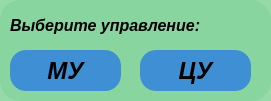
     <widget class="QFrame" name="frame_16">
      <property name="geometry">
       <rect>
        <x>650</x>
        <y>20</y>
        <width>271</width>
        <height>101</height>
       </rect>
      </property>
      <property name="styleSheet">
       <string notr="true">background-color: rgba(135, 212, 157,220); border-radius: 20</string>
      </property>
      <property name="frameShape">
       <enum>QFrame::StyledPanel</enum>
      </property>
      <property name="frameShadow">
       <enum>QFrame::Raised</enum>
      </property>
      <widget class="QLabel" name="label_18">
       <property name="geometry">
        <rect>
         <x>10</x>
         <y>10</y>
         <width>251</width>
         <height>31</height>
        </rect>
       </property>
       <property name="font">
        <font>
         <family>Arial</family>
         <pointsize>12</pointsize>
         <weight>75</weight>
         <italic>true</italic>
         <bold>true</bold>
        </font>
       </property>
       <property name="styleSheet">
        <string notr="true">background-color: rgba(135, 212, 157,0); border-radius: 20</string>
       </property>
       <property name="text">
        <string>Выберите управление:</string>
       </property>
      </widget>
      <widget class="QPushButton" name="pushButton_8">
       <property name="geometry">
        <rect>
         <x>10</x>
         <y>50</y>
         <width>111</width>
         <height>41</height>
        </rect>
       </property>
       <property name="font">
        <font>
         <family>Arial</family>
         <pointsize>18</pointsize>
         <weight>75</weight>
         <italic>true</italic>
         <bold>true</bold>
        </font>
       </property>
       <property name="styleSheet">
        <string notr="true">#pushButton_8{
border-radius: 16;
background-color: rgba(0, 85, 255,140);
}

#pushButton_8:hover{
	background-color: rgba(0, 85, 255,120);
}

#pushButton_8:pressed {
	background-color: rgba(0, 85, 255,100);
}</string>
       </property>
       <property name="text">
        <string>МУ</string>
       </property>
      </widget>
      <widget class="QPushButton" name="pushButton_10">
       <property name="geometry">
        <rect>
         <x>140</x>
         <y>50</y>
         <width>111</width>
         <height>41</height>
        </rect>
       </property>
       <property name="font">
        <font>
         <family>Arial</family>
         <pointsize>18</pointsize>
         <weight>75</weight>
         <italic>true</italic>
         <bold>true</bold>
        </font>
       </property>
       <property name="styleSheet">
        <string notr="true">#pushButton_10{
border-radius: 16;
background-color: rgba(0, 85, 255,140);
}

#pushButton_10:hover{
	background-color: rgba(0, 85, 255,120);
}

#pushButton_10:pressed {
	background-color: rgba(0, 85, 255,100);
}</string>
       </property>
       <property name="text">
        <string>ЦУ</string>
       </property>
      </widget>
     </widget>
